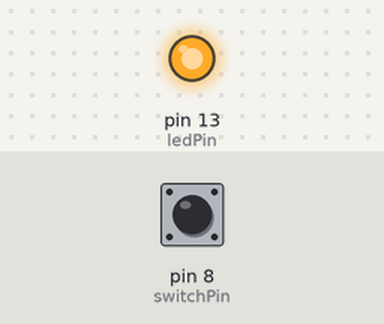
Bench run of a sketch on a simulated Arduino Uno, built with avr-gcc and run on an emulated ATmega328P. Parts: output pins drawn as LEDs (lit = HIGH). Inputs (shaded band) come from the test bench; at power-on: pin 8 (switchPin) HIGH.

Above: at 1.2 s.
1.3 s: pin 8 (switchPin) pulled LOW for 0.15 s
At 2.1 s:
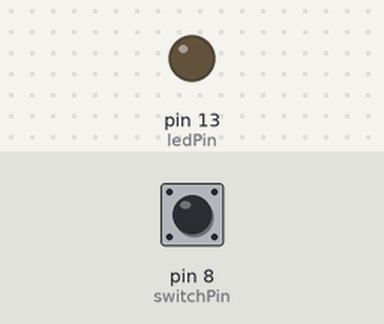
2.9 s: pin 8 (switchPin) pulled LOW for 1 s
At 4.5 s:
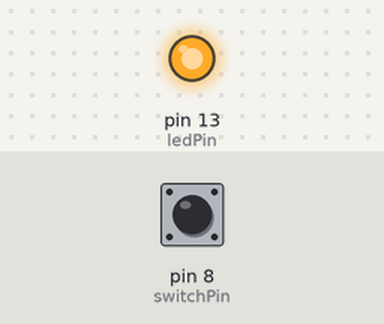
5.4 s: pin 8 (switchPin) pulled LOW for 3.2 s
At 9.3 s:
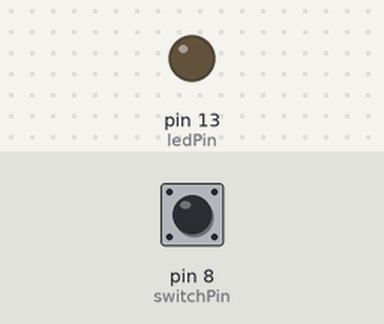
Timing chart, 0 to 10.8 s (numbered marks = the images above; inputs shaded):
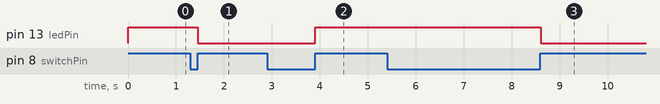

Measured:
- after the input at 1.3 s, pin 13 (ledPin): HIGH → LOW after 0.16 s
- after the input at 2.9 s, pin 13 (ledPin): LOW → HIGH after 1.0 s
- after the input at 5.4 s, pin 13 (ledPin): HIGH → LOW after 3.2 s

The sketch:

simple_switch_light.ino
```cpp
int switchPin = 8;
int ledPin = 13;
boolean lastBtn = LOW;
boolean currentBtn = LOW;
boolean led0n = false;

void setup() {
  pinMode(switchPin, INPUT);
  pinMode(ledPin, OUTPUT);
}

boolean debounce(boolean last){
  boolean current = digitalRead(switchPin);
  if (last != current) {
    delay(5);
    current = digitalRead(switchPin);
  }
  return current;
}

void loop() {
  currentBtn = debounce(lastBtn);
  if (lastBtn == LOW && currentBtn == HIGH){
    led0n = !led0n;
  }
  lastBtn = currentBtn;
  digitalWrite(ledPin, led0n);
}
```
